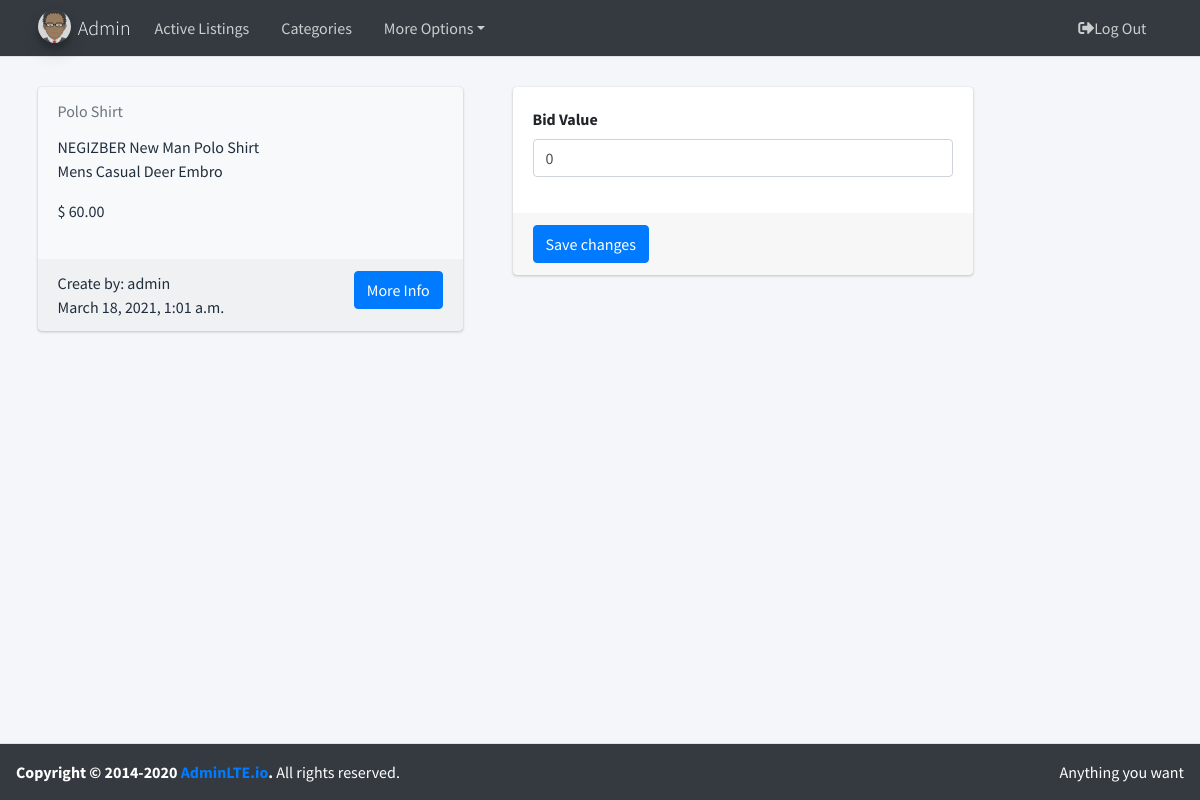
Screenshot of /bid/2 (signed in) with the database file from the repository.
### auctions/models.py (models this page shows, shortened)
class User(AbstractUser):
    def __str__(self):
        return  f'{self.username}'

class Listing(models.Model):
    lis_name = models.CharField(max_length=50, verbose_name='name')
    lis_description = models.TextField(max_length=500, verbose_name='description')
    lis_image = models.CharField(max_length=500, verbose_name='image')
    lis_active = models.BooleanField(default=True, verbose_name='active')
    lis_date = models.DateTimeField(auto_now=True, verbose_name='date')
    lis_price = models.DecimalField(validators=[MinValueValidator(0)], max_digits=10, decimal_places=2, verbose_name='price')
    lis_user = models.ForeignKey(User, on_delete=models.CASCADE, related_name="listing_user", blank=True, verbose_name='User')
    category = models.ManyToManyField(Category, blank=True, related_name="listing_category")
    watchlist = models.ManyToManyField(User, related_name='watchlist', blank=True)
    class Meta:
        ordering = ['id']

### auctions/views.py (the view)
# urls.py: path('bid/<int:pk>', views.make, name='bid'),
def make(request, pk):
    if request.method == "POST":
        value = float(request.POST['initial'])
        listing = Listing.objects.get(pk=pk)
        bid = Bid.objects.filter(listings=listing.pk)
        if bid.exists():
            last = bid.order_by('-initial').first()
            return response_bid(request, value, last.initial, listing)
        else:
            return response_bid(request, value, listing.lis_price, listing)
    else:
        listing = Listing.objects.get(pk=pk)
        return render(request, "bid/bid.html", {
            'foo': listing,
            'last': Bid.objects.filter(listings=listing.pk).order_by('-initial').first(),
            'form': BidForm()
        })

### auctions/forms.py
class BidForm(ModelForm):
    class Meta:
        model = Bid
        fields = '__all__'
        labels = {
            'initial': 'Bid Value'
        }
        widgets = {
            'initial': NumberInput(attrs={'class': 'form-control', 'min': 0, 'placeholder': '$'})
        }
    def __init__(self, *args, **kwargs):
        super(BidForm, self).__init__(*args, **kwargs)
        self.fields['user'].widget = HiddenInput()
        self.fields['listings'].widget = HiddenInput()

### auctions/templates/bid/bid.html (shortened to what this page needs)
{% extends 'base/body.html' %}
{% load widget_tweaks %}
{% block content %}
    <div class="row">
        <div class="col-7 col-sm-6 col-md-5 d-flex align-items-stretch">
            <div class="card bg-light">
                <div class="card-header text-muted border-bottom-0">
                    {{ foo.lis_name }}
                </div>
                <div class="card-body pt-0">
                    <div class="row">
                        <div class="col-7">
                            <p>{{ foo.lis_description|slice:":50" }}</p>
                            <p>$ {{ foo.lis_price }}</p>
                        </div>
                        <div class="col-5 text-center">
                        </div>
                    </div>
                </div>
                <div class="card-footer">
                    Create by: {{ foo.lis_user }}
                    <a href="#" class="">
                        <button class="btn btn-primary float-right">More Info</button>
                    </a>
                    <footer>{{ foo.lis_date }}</footer>
                </div>
            </div>
        </div>
        <div class="col-5">
            <div class="card ">
                <form method="post">
                    <div class="card-body">
                        {% for visible_field in form.visible_fields %}
                            <div class="form-group">
                                <label for="">{{ visible_field.label }}</label>
                                {{ visible_field|add_class:'form-control' }}
                            </div>
                        {% endfor %}
                    </div>
                    <div class="card-footer">
                        <button type="submit" class="btn btn-primary">Save changes</button>
                    </div>
                </form>
            </div>
        </div>
    </div>
{% endblock %}

### auctions/templates/base/navbar.html (shortened to what this page needs)
{% load static %}
<nav class="main-header navbar navbar-expand-md navbar-light navbar-dark">
    <div class="container">
        <a class="navbar-brand">
            {% if user.is_authenticated %}
                <img src="{% static 'lib/adminlte-3.0.4/img/avatar.png' %}" alt="AdminLTE Logo"
                     class="brand-image img-circle elevation-3" style="opacity: .8">
                <span class="brand-text font-weight-light">{{ user.username|title }}</span>
            {% endif %}
        </a>
        <div class="collapse navbar-collapse order-3" id="navbarCollapse">
            <ul class="navbar-nav">
                <li class="nav-item">
                    <a class="nav-link" href="{% url 'index' %}">Active Listings</a>
                </li>
                {% if user.is_authenticated %}
                    <li class="nav-item">
                        <a href="{% url 'category' %}" class="nav-link">Categories</a>
                    </li>
                    <li class="nav-item dropdown">
                    <a id="dropdownSubMenu1" href="#" data-toggle="dropdown" aria-haspopup="true"
                       aria-expanded="false" class="nav-link dropdown-toggle">More Options</a>
                </li>
                {% endif %}
            </ul>
        </div>
        <ul class="order-1 order-md-3 navbar-nav navbar-no-expand ml-auto">
            {% if user.is_authenticated %}
                <li class="nav-item">
                    <a class="nav-link" href="{% url 'logout' %}"> <i class="fas fa-sign-out-alt"></i>Log
                        Out</a>
                </li>
            {% endif %}
        </ul>
    </div>
</nav>

### rows the page displays
User: username "Admin"
Listing: lis_name "Polo Shirt", lis_description "NEGIZBER New Man Polo Shirt Mens Casual Deer Embro", lis_price "60.00", lis_user "admin", lis_date "March 18, 2021, 1:01 a.m."

### other values shown
{{ visible_field.label }} "Bid Value"
